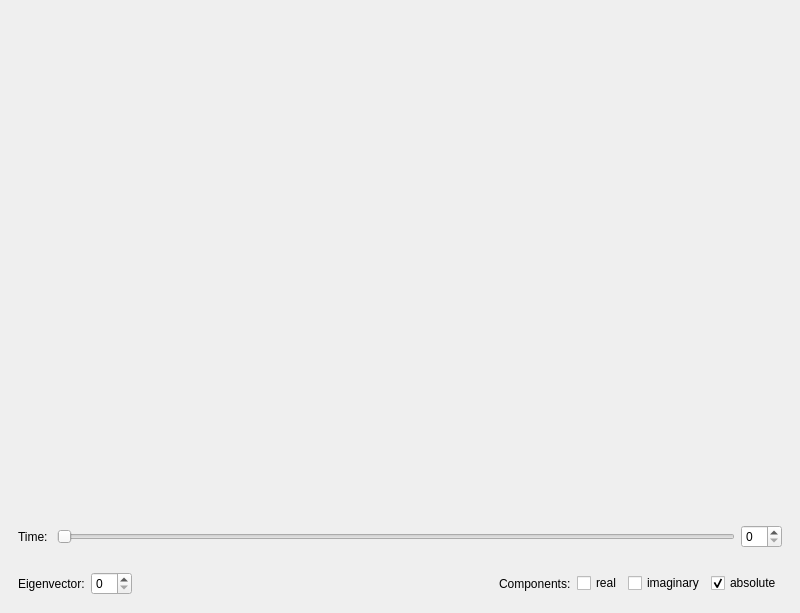
<?xml version="1.0" encoding="UTF-8"?>
<ui version="4.0">
 <class>MainWindow</class>
 <widget class="QMainWindow" name="MainWindow">
  <property name="geometry">
   <rect>
    <x>0</x>
    <y>0</y>
    <width>800</width>
    <height>613</height>
   </rect>
  </property>
  <property name="windowTitle">
   <string>MainWindow</string>
  </property>
  <widget class="QWidget" name="centralwidget">
   <layout class="QVBoxLayout" name="verticalLayout">
    <item>
     <widget class="MatplotlibWidget" name="plot" native="true">
      <property name="sizePolicy">
       <sizepolicy hsizetype="Expanding" vsizetype="Expanding">
        <horstretch>0</horstretch>
        <verstretch>0</verstretch>
       </sizepolicy>
      </property>
     </widget>
    </item>
    <item>
     <widget class="QWidget" name="time_control" native="true">
      <layout class="QHBoxLayout" name="horizontalLayout">
       <item>
        <widget class="QLabel" name="label_time">
         <property name="text">
          <string>Time: </string>
         </property>
        </widget>
       </item>
       <item>
        <widget class="QSlider" name="slider_time">
         <property name="orientation">
          <enum>Qt::Horizontal</enum>
         </property>
        </widget>
       </item>
       <item>
        <widget class="QSpinBox" name="spin_time"/>
       </item>
      </layout>
     </widget>
    </item>
    <item>
     <widget class="QWidget" name="index_control" native="true">
      <layout class="QHBoxLayout" name="horizontalLayout_2">
       <item>
        <widget class="QLabel" name="label_index">
         <property name="text">
          <string>Eigenvector:</string>
         </property>
        </widget>
       </item>
       <item>
        <widget class="QSpinBox" name="spin_index">
         <property name="minimum">
          <number>0</number>
         </property>
         <property name="value">
          <number>0</number>
         </property>
        </widget>
       </item>
       <item>
        <spacer name="index_spacer">
         <property name="orientation">
          <enum>Qt::Horizontal</enum>
         </property>
         <property name="sizeHint" stdset="0">
          <size>
           <width>40</width>
           <height>20</height>
          </size>
         </property>
        </spacer>
       </item>
       <item>
        <widget class="QLabel" name="label_component">
         <property name="text">
          <string>Components:</string>
         </property>
        </widget>
       </item>
       <item>
        <widget class="QCheckBox" name="check_real">
         <property name="text">
          <string>real</string>
         </property>
        </widget>
       </item>
       <item>
        <widget class="QCheckBox" name="check_imag">
         <property name="text">
          <string>imaginary</string>
         </property>
        </widget>
       </item>
       <item>
        <widget class="QCheckBox" name="check_absolute">
         <property name="text">
          <string>absolute</string>
         </property>
         <property name="checked">
          <bool>true</bool>
         </property>
        </widget>
       </item>
      </layout>
     </widget>
    </item>
   </layout>
  </widget>
 </widget>
 <customwidgets>
  <customwidget>
   <class>MatplotlibWidget</class>
   <extends>QWidget</extends>
   <header>matplotlibwidget.py</header>
   <container>1</container>
  </customwidget>
 </customwidgets>
 <resources/>
 <connections/>
</ui>
